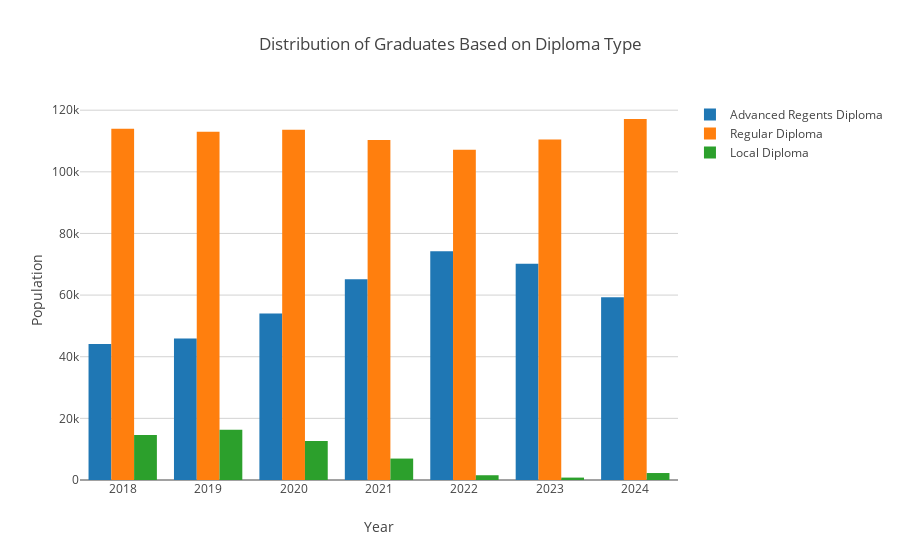

The notebook cell this image was saved under:
### Code cell
fig = go.Figure()

fig.add_trace(go.Bar(x=general_data_diploma_type['Graduation Year'], y=general_data_diploma_type['# Advanced Regents'], name='Advanced Regents Diploma'))
fig.add_trace(go.Bar(x=general_data_diploma_type['Graduation Year'], y=general_data_diploma_type['# Regents without Advanced'], name='Regular Diploma'))
fig.add_trace(go.Bar(x=general_data_diploma_type['Graduation Year'], y=general_data_diploma_type['# Local'], name='Local Diploma'))

fig.update_layout(
    xaxis=dict(
        tickvals=general_data_diploma_type['Graduation Year'].unique(), 
        ticktext=general_data_diploma_type['Graduation Year'].unique()
    )
)
set_bar_fig_labels(fig=fig, fig_title='Distribution of Graduates Based on Diploma Type', y_title='Population', x_title='Year')

fig.show()

### Figure 1 — Plotly figure (JSON) as saved in the notebook; plotly's stock layout.template omitted (floating-point values rounded to 4 significant figures)
{"data": [{"name": "Advanced Regents Diploma", "type": "bar", "x": [2018, 2019, 2020, 2021, 2022, 2023, 2024], "y": [44135, 45937, 53991, 65114, 74240, 70198, 59297]}, {"name": "Regular Diploma", "type": "bar", "x": [2018, 2019, 2020, 2021, 2022, 2023, 2024], "y": [113986, 113030, 113656, 110306, 107180, 110469, 117140]}, {"name": "Local Diploma", "type": "bar", "x": [2018, 2019, 2020, 2021, 2022, 2023, 2024], "y": [14566, 16332, 12660, 6955, 1543, 782, 2261]}], "layout": {"showlegend": true, "title": {"text": "Distribution of Graduates Based on Diploma Type"}, "xaxis": {"ticktext": [2018, 2019, 2020, 2021, 2022, 2023, 2024], "tickvals": [2018, 2019, 2020, 2021, 2022, 2023, 2024], "title": {"text": "Year"}}, "yaxis": {"title": {"text": "Population"}}}}
